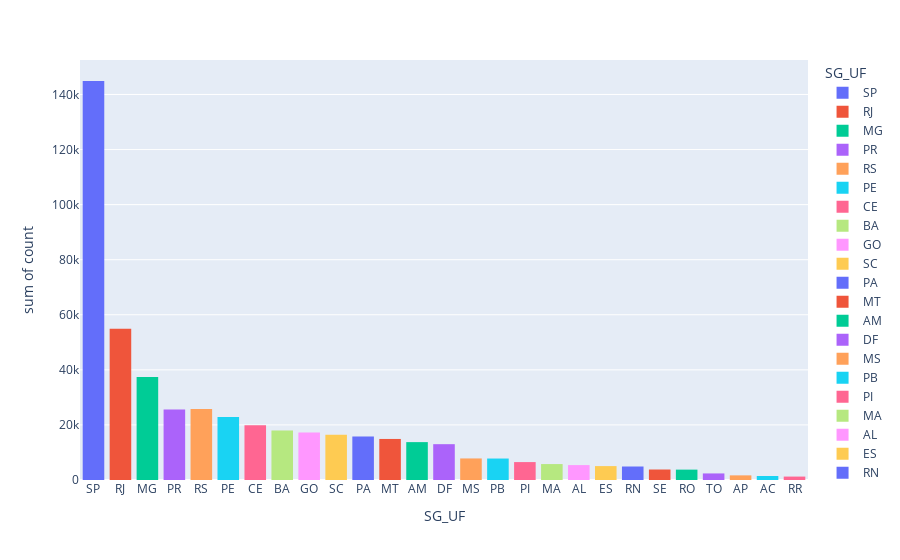

The notebook cell this image was saved under:
### Code cell
px.histogram(
    df.groupby(['SG_UF','CS_SEXO']).size().reset_index(name='count').sort_values(by='count', ascending=False),
    x='SG_UF',
    y='count',
    color='SG_UF')

### Figure 1 — Plotly figure (JSON) as saved in the notebook; plotly's stock layout.template omitted (floating-point values rounded to 4 significant figures)
{"data": [{"bingroup": "x", "histfunc": "sum", "hovertemplate": "SG_UF=%{x}<br>sum of count=%{y}<extra></extra>", "legendgroup": "SP", "marker": {"color": "#636efa", "pattern": {"shape": ""}}, "name": "SP", "orientation": "v", "showlegend": true, "type": "histogram", "x": ["SP", "SP"], "xaxis": "x", "y": [80819, 64077], "yaxis": "y"}, {"bingroup": "x", "histfunc": "sum", "hovertemplate": "SG_UF=%{x}<br>sum of count=%{y}<extra></extra>", "legendgroup": "RJ", "marker": {"color": "#EF553B", "pattern": {"shape": ""}}, "name": "RJ", "orientation": "v", "showlegend": true, "type": "histogram", "x": ["RJ", "RJ", "RJ"], "xaxis": "x", "y": [30101, 24811, 4], "yaxis": "y"}, {"bingroup": "x", "histfunc": "sum", "hovertemplate": "SG_UF=%{x}<br>sum of count=%{y}<extra></extra>", "legendgroup": "MG", "marker": {"color": "#00cc96", "pattern": {"shape": ""}}, "name": "MG", "orientation": "v", "showlegend": true, "type": "histogram", "x": ["MG", "MG", "MG"], "xaxis": "x", "y": [20437, 16969, 35], "yaxis": "y"}, {"bingroup": "x", "histfunc": "sum", "hovertemplate": "SG_UF=%{x}<br>sum of count=%{y}<extra></extra>", "legendgroup": "PR", "marker": {"color": "#ab63fa", "pattern": {"shape": ""}}, "name": "PR", "orientation": "v", "showlegend": true, "type": "histogram", "x": ["PR", "PR"], "xaxis": "x", "y": [14495, 11149], "yaxis": "y"}, {"bingroup": "x", "histfunc": "sum", "hovertemplate": "SG_UF=%{x}<br>sum of count=%{y}<extra></extra>", "legendgroup": "RS", "marker": {"color": "#FFA15A", "pattern": {"shape": ""}}, "name": "RS", "orientation": "v", "showlegend": true, "type": "histogram", "x": ["RS", "RS"], "xaxis": "x", "y": [14113, 11708], "yaxis": "y"}, {"bingroup": "x", "histfunc": "sum", "hovertemplate": "SG_UF=%{x}<br>sum of count=%{y}<extra></extra>", "legendgroup": "PE", "marker": {"color": "#19d3f3", "pattern": {"shape": ""}}, "name": "PE", "orientation": "v", "showlegend": true, "type": "histogram", "x": ["PE", "PE", "PE"], "xaxis": "x", "y": [12020, 10882, 20], "yaxis": "y"}, {"bingroup": "x", "histfunc": "sum", "hovertemplate": "SG_UF=%{x}<br>sum of count=%{y}<extra></extra>", "legendgroup": "CE", "marker": {"color": "#FF6692", "pattern": {"shape": ""}}, "name": "CE", "orientation": "v", "showlegend": true, "type": "histogram", "x": ["CE", "CE", "CE"], "xaxis": "x", "y": [11181, 8685, 2], "yaxis": "y"}, {"bingroup": "x", "histfunc": "sum", "hovertemplate": "SG_UF=%{x}<br>sum of count=%{y}<extra></extra>", "legendgroup": "BA", "marker": {"color": "#B6E880", "pattern": {"shape": ""}}, "name": "BA", "orientation": "v", "showlegend": true, "type": "histogram", "x": ["BA", "BA", "BA"], "xaxis": "x", "y": [10082, 7906, 1], "yaxis": "y"}, {"bingroup": "x", "histfunc": "sum", "hovertemplate": "SG_UF=%{x}<br>sum of count=%{y}<extra></extra>", "legendgroup": "GO", "marker": {"color": "#FF97FF", "pattern": {"shape": ""}}, "name": "GO", "orientation": "v", "showlegend": true, "type": "histogram", "x": ["GO", "GO"], "xaxis": "x", "y": [9688, 7552], "yaxis": "y"}, {"bingroup": "x", "histfunc": "sum", "hovertemplate": "SG_UF=%{x}<br>sum of count=%{y}<extra></extra>", "legendgroup": "SC", "marker": {"color": "#FECB52", "pattern": {"shape": ""}}, "name": "SC", "orientation": "v", "showlegend": true, "type": "histogram", "x": ["SC", "SC"], "xaxis": "x", "y": [9554, 6905], "yaxis": "y"}, {"bingroup": "x", "histfunc": "sum", "hovertemplate": "SG_UF=%{x}<br>sum of count=%{y}<extra></extra>", "legendgroup": "PA", "marker": {"color": "#636efa", "pattern": {"shape": ""}}, "name": "PA", "orientation": "v", "showlegend": true, "type": "histogram", "x": ["PA", "PA", "PA"], "xaxis": "x", "y": [9316, 6497, 1], "yaxis": "y"}, {"bingroup": "x", "histfunc": "sum", "hovertemplate": "SG_UF=%{x}<br>sum of count=%{y}<extra></extra>", "legendgroup": "MT", "marker": {"color": "#EF553B", "pattern": {"shape": ""}}, "name": "MT", "orientation": "v", "showlegend": true, "type": "histogram", "x": ["MT", "MT", "MT"], "xaxis": "x", "y": [7980, 6927, 1], "yaxis": "y"}, {"bingroup": "x", "histfunc": "sum", "hovertemplate": "SG_UF=%{x}<br>sum of count=%{y}<extra></extra>", "legendgroup": "AM", "marker": {"color": "#00cc96", "pattern": {"shape": ""}}, "name": "AM", "orientation": "v", "showlegend": true, "type": "histogram", "x": ["AM", "AM"], "xaxis": "x", "y": [7724, 6031], "yaxis": "y"}, {"bingroup": "x", "histfunc": "sum", "hovertemplate": "SG_UF=%{x}<br>sum of count=%{y}<extra></extra>", "legendgroup": "DF", "marker": {"color": "#ab63fa", "pattern": {"shape": ""}}, "name": "DF", "orientation": "v", "showlegend": true, "type": "histogram", "x": ["DF", "DF"], "xaxis": "x", "y": [7343, 5666], "yaxis": "y"}, {"bingroup": "x", "histfunc": "sum", "hovertemplate": "SG_UF=%{x}<br>sum of count=%{y}<extra></extra>", "legendgroup": "MS", "marker": {"color": "#FFA15A", "pattern": {"shape": ""}}, "name": "MS", "orientation": "v", "showlegend": true, "type": "histogram", "x": ["MS", "MS"], "xaxis": "x", "y": [4315, 3510], "yaxis": "y"}, {"bingroup": "x", "histfunc": "sum", "hovertemplate": "SG_UF=%{x}<br>sum of count=%{y}<extra></extra>", "legendgroup": "PB", "marker": {"color": "#19d3f3", "pattern": {"shape": ""}}, "name": "PB", "orientation": "v", "showlegend": true, "type": "histogram", "x": ["PB", "PB"], "xaxis": "x", "y": [4179, 3617], "yaxis": "y"}, {"bingroup": "x", "histfunc": "sum", "hovertemplate": "SG_UF=%{x}<br>sum of count=%{y}<extra></extra>", "legendgroup": "PI", "marker": {"color": "#FF6692", "pattern": {"shape": ""}}, "name": "PI", "orientation": "v", "showlegend": true, "type": "histogram", "x": ["PI", "PI"], "xaxis": "x", "y": [3664, 2839], "yaxis": "y"}, {"bingroup": "x", "histfunc": "sum", "hovertemplate": "SG_UF=%{x}<br>sum of count=%{y}<extra></extra>", "legendgroup": "MA", "marker": {"color": "#B6E880", "pattern": {"shape": ""}}, "name": "MA", "orientation": "v", "showlegend": true, "type": "histogram", "x": ["MA", "MA", "MA"], "xaxis": "x", "y": [3411, 2372, 1], "yaxis": "y"}, {"bingroup": "x", "histfunc": "sum", "hovertemplate": "SG_UF=%{x}<br>sum of count=%{y}<extra></extra>", "legendgroup": "AL", "marker": {"color": "#FF97FF", "pattern": {"shape": ""}}, "name": "AL", "orientation": "v", "showlegend": true, "type": "histogram", "x": ["AL", "AL", "AL"], "xaxis": "x", "y": [2994, 2415, 2], "yaxis": "y"}, {"bingroup": "x", "histfunc": "sum", "hovertemplate": "SG_UF=%{x}<br>sum of count=%{y}<extra></extra>", "legendgroup": "ES", "marker": {"color": "#FECB52", "pattern": {"shape": ""}}, "name": "ES", "orientation": "v", "showlegend": true, "type": "histogram", "x": ["ES", "ES", "ES"], "xaxis": "x", "y": [2864, 2179, 5], "yaxis": "y"}, {"bingroup": "x", "histfunc": "sum", "hovertemplate": "SG_UF=%{x}<br>sum of count=%{y}<extra></extra>", "legendgroup": "RN", "marker": {"color": "#636efa", "pattern": {"shape": ""}}, "name": "RN", "orientation": "v", "showlegend": true, "type": "histogram", "x": ["RN", "RN", "RN"], "xaxis": "x", "y": [2779, 2124, 1], "yaxis": "y"}, {"bingroup": "x", "histfunc": "sum", "hovertemplate": "SG_UF=%{x}<br>sum of count=%{y}<extra></extra>", "legendgroup": "SE", "marker": {"color": "#EF553B", "pattern": {"shape": ""}}, "name": "SE", "orientation": "v", "showlegend": true, "type": "histogram", "x": ["SE", "SE"], "xaxis": "x", "y": [2227, 1584], "yaxis": "y"}, {"bingroup": "x", "histfunc": "sum", "hovertemplate": "SG_UF=%{x}<br>sum of count=%{y}<extra></extra>", "legendgroup": "RO", "marker": {"color": "#00cc96", "pattern": {"shape": ""}}, "name": "RO", "orientation": "v", "showlegend": true, "type": "histogram", "x": ["RO", "RO", "RO"], "xaxis": "x", "y": [2222, 1542, 1], "yaxis": "y"}, {"bingroup": "x", "histfunc": "sum", "hovertemplate": "SG_UF=%{x}<br>sum of count=%{y}<extra></extra>", "legendgroup": "TO", "marker": {"color": "#ab63fa", "pattern": {"shape": ""}}, "name": "TO", "orientation": "v", "showlegend": true, "type": "histogram", "x": ["TO", "TO", "TO"], "xaxis": "x", "y": [1436, 946, 1], "yaxis": "y"}, {"bingroup": "x", "histfunc": "sum", "hovertemplate": "SG_UF=%{x}<br>sum of count=%{y}<extra></extra>", "legendgroup": "AP", "marker": {"color": "#FFA15A", "pattern": {"shape": ""}}, "name": "AP", "orientation": "v", "showlegend": true, "type": "histogram", "x": ["AP", "AP"], "xaxis": "x", "y": [934, 744], "yaxis": "y"}, {"bingroup": "x", "histfunc": "sum", "hovertemplate": "SG_UF=%{x}<br>sum of count=%{y}<extra></extra>", "legendgroup": "AC", "marker": {"color": "#19d3f3", "pattern": {"shape": ""}}, "name": "AC", "orientation": "v", "showlegend": true, "type": "histogram", "x": ["AC", "AC"], "xaxis": "x", "y": [844, 601], "yaxis": "y"}, {"bingroup": "x", "histfunc": "sum", "hovertemplate": "SG_UF=%{x}<br>sum of count=%{y}<extra></extra>", "legendgroup": "RR", "marker": {"color": "#FF6692", "pattern": {"shape": ""}}, "name": "RR", "orientation": "v", "showlegend": true, "type": "histogram", "x": ["RR", "RR", "RR"], "xaxis": "x", "y": [711, 529, 1], "yaxis": "y"}], "layout": {"barmode": "relative", "legend": {"title": {"text": "SG_UF"}, "tracegroupgap": 0}, "margin": {"t": 60}, "xaxis": {"anchor": "y", "categoryarray": ["SP", "RJ", "MG", "PR", "RS", "PE", "CE", "BA", "GO", "SC", "PA", "MT", "AM", "DF", "MS", "PB", "PI", "MA", "AL", "ES", "RN", "SE", "RO", "TO", "AP", "AC", "RR"], "categoryorder": "array", "domain": [0, 1], "title": {"text": "SG_UF"}}, "yaxis": {"anchor": "x", "domain": [0, 1], "title": {"text": "sum of count"}}}}
